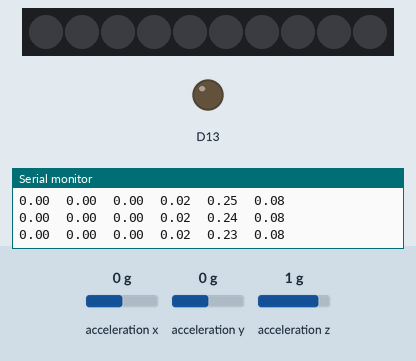
Simulated run of this sketch. Board: Adafruit Circuit Playground Express. On the bench: 10 RGB LEDs in strip order, left to right, output pins drawn as LEDs (lit = HIGH), the last lines printed to the serial monitor. The test bench sets the inputs (shaded band); at power-on: acceleration z 1 g, acceleration x 0 g, acceleration y 0 g. Dim RGB values are drawn brighter than linear.

Above: at 1.2 s.
1.3 s: acceleration z set to 0 g
At 2.2 s:
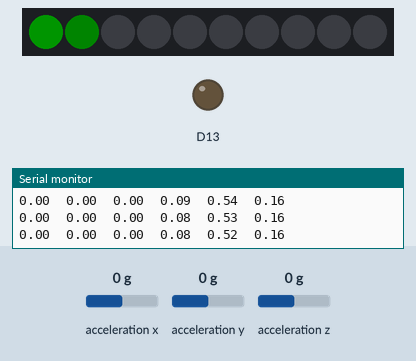
2.8 s: acceleration x set to -1.4 g
At 4.0 s:
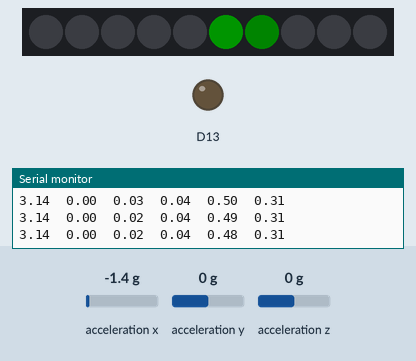
4.6 s: acceleration y set to -1.4 g
At 5.9 s:
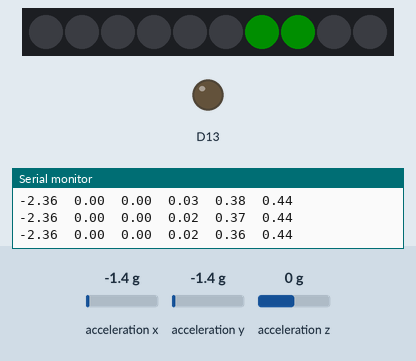
6.3 s: acceleration x set to -0.8 g
At 7.2 s:
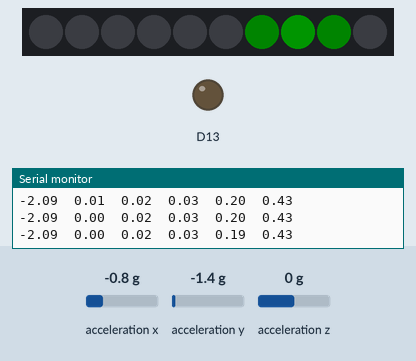
8.0 s: acceleration y set to -0.8 g
At 8.9 s:
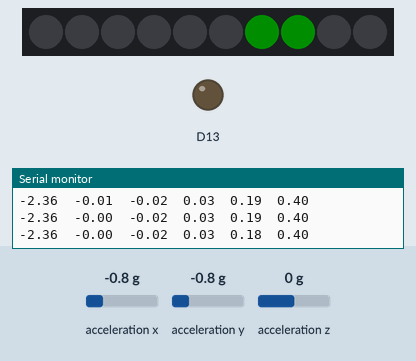
9.7 s: acceleration z set to -1.4 g
At 11.0 s:
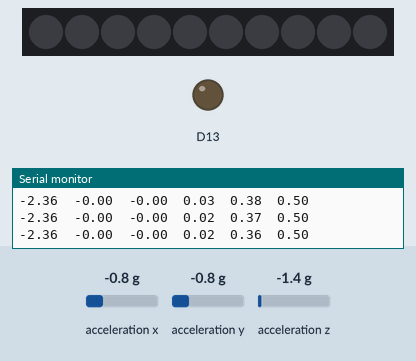
Timing chart, 0 to 12.2 s (numbered marks = the images above; inputs shaded):
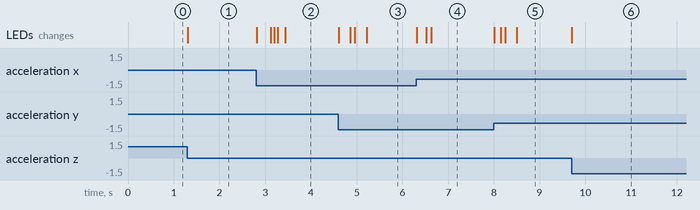

Measured:
- after the input at 1.3 s, the LEDs: change at once (image 1)
- after the input at 2.8 s, the LEDs: first change at once (image 2 shows a later state)
- after the input at 6.3 s, the LEDs: first change at once (image 4 shows a later state)
- after the input at 9.7 s, the LEDs: change at once (image 6)

The sketch:

PlaygroundRotation.ino
```cpp
#include <Adafruit_CircuitPlayground.h>
#include <Wire.h>
#include <SPI.h>
#include <math.h>
#include "Adafruit_SleepyDog.h"

#include "Rotation.h"


void setup() {
  // Initialize serial port and circuit playground library.
  Serial.begin(115200);
  Serial.println("Circuit Playground Rotation!");
  CircuitPlayground.begin();
  setupRotation();
}

void setColor(int pix, long rgb) {
  if (pix < 0) pix += 12;
  else if (pix > 12)  pix -= 12;
  if (pix < 5)
    CircuitPlayground.setPixelColor(pix, rgb);
  else if (pix > 5 and pix < 11)
    CircuitPlayground.setPixelColor(pix - 1, rgb);
}

void loop() {
  updateRotation();

  float z = CircuitPlayground.motionZ();
  if (abs(z) > 7)
    CircuitPlayground.clearPixels();
  else {
    for (int pixel = 0; pixel < 10; pixel++) {
      int myA = pixel;
      if (myA > 4) myA++;
      float distance = fractionalRotation(avgAngle - myA / 12.0 * 2 * pi);
      if (distance < 0)
        distance = -distance;
      int g = (int)(255 - distance / pi * 1000);
      if (g < 0) g = 0;
      CircuitPlayground.strip.setPixelColor(pixel, 0, g, 0);

    }
    CircuitPlayground.strip.show();
  }
  Serial.print(avgAngle);
  Serial.print("  ");
  Serial.print(avgSpeed);
  Serial.print("  ");
  Serial.print(avgSpeed2);
  Serial.print("  ");
  Serial.print(avgActivity);
  Serial.print("  ");
  Serial.print(longAvgActivity);
  Serial.print("  ");
  Serial.println(veryLongAvgActivity);


  delay(10);


}
```

Rotation.h
```cpp
/* Rotation */


float prevAngle;
float avgAngle;
float avgSpeed;
float avgSpeed2;
float avgActivity;
float longAvgActivity;
float veryLongAvgActivity;
float activity;
float prevX, prevY, prevZ;


unsigned long lastMillis;
const float fractionOld = 0.9;
const unsigned long updateInterval = 50;
const float twoPi = 6.2831853072;

const float pi = 3.1415926536;
const float halfPi = 1.5707963268;

void setupRotation() {
  lastMillis = millis();
  avgSpeed = 0.0;
  avgSpeed2 = 0.0;
  avgActivity = 0.0;
  longAvgActivity = 0.0;
  veryLongAvgActivity = 0.0;
  prevX = prevY = prevZ = 0.0;
}

float fractionalRotation(float a) {
  float b = a;
  while (a > pi)
    a -= twoPi;
  while (a < -pi)
    a += twoPi;
  return a;
}

void updateRotation() {

  float x = CircuitPlayground.motionX();
  float y = CircuitPlayground.motionY();
  float z = CircuitPlayground.motionZ();
  activity = (x - prevX) * (x - prevX)
             + (y - prevY) * (y - prevY)
             + (z - prevZ) * (z - prevZ);
  prevX = x;
  prevY = y;
  prevZ = z;

  float a = atan2(y, x);
  avgActivity = 0.95 * avgActivity + 0.05 * activity;
  longAvgActivity = 0.97 * longAvgActivity + 0.03 * avgActivity;
  veryLongAvgActivity = 0.999 * veryLongAvgActivity + 0.001*longAvgActivity;
  float diff = fractionalRotation(a - avgAngle);
  avgAngle = fractionalRotation(avgAngle + (1 - fractionOld) * diff);

  unsigned long now = millis();
  if (now > lastMillis) {
    float speed = fractionalRotation(avgAngle - prevAngle);
    speed = speed * 1000.0 / (now - lastMillis);
    avgSpeed = fractionOld * avgSpeed + (1 - fractionOld) * speed;
    avgSpeed2 = fractionOld * avgSpeed2 + (1 - fractionOld) * avgSpeed;

  }
  prevAngle = avgAngle;
  lastMillis = now;
}
```
